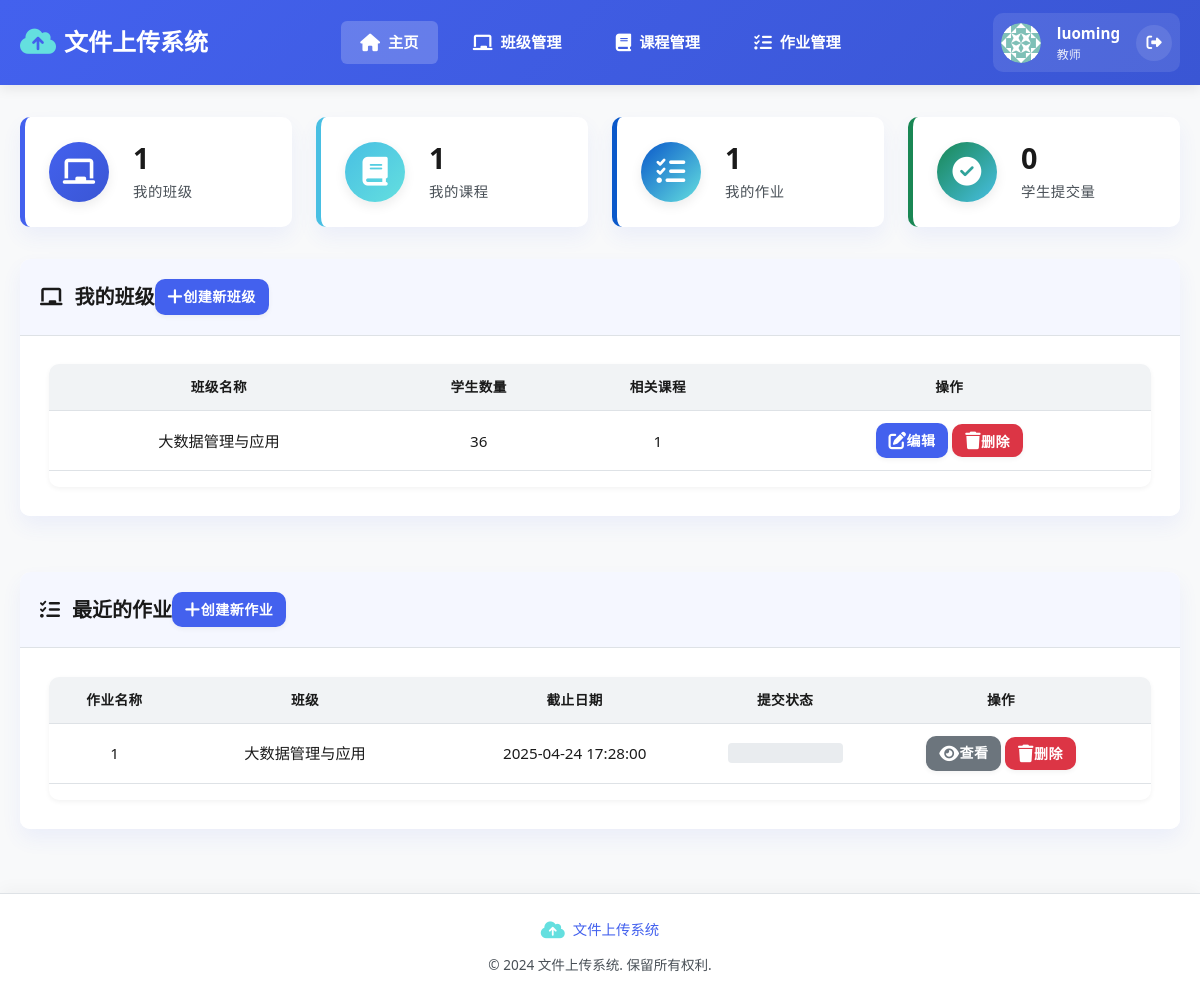
/dashboard (signed in), run on the app's committed database.
### app/models/models.py (models this page shows)
class User(Base):
    __tablename__ = "users"
    id = Column(Integer, primary_key=True, index=True)
    username = Column(String, unique=True, index=True)
    hashed_password = Column(String)
    role = Column(String)  # admin, teacher, student
    created_at = Column(DateTime, default=datetime.datetime.now)
    avatar = Column(String, nullable=True)  # 用户头像路径
    organization = Column(String, nullable=True)  # 工作/学习单位
    id_number = Column(String, nullable=True)  # 学号/工号
    phone = Column(String, nullable=True)  # 手机号
    email = Column(String, nullable=True)  # 邮箱
    classes = relationship("Class", secondary=class_student_association, back_populates="students")
    teacher_classes = relationship("Class", back_populates="teacher")
    assignments = relationship("Assignment", back_populates="teacher")
    submissions = relationship("Submission", back_populates="student")

class Class(Base):
    __tablename__ = "classes"
    id = Column(Integer, primary_key=True, index=True)
    name = Column(String, index=True)
    description = Column(String, nullable=True)
    teacher_id = Column(Integer, ForeignKey("users.id"))
    created_at = Column(DateTime, default=datetime.datetime.now)
    teacher = relationship("User", back_populates="teacher_classes", foreign_keys=[teacher_id])
    students = relationship("User", secondary=class_student_association, back_populates="classes")
    courses = relationship("Course", secondary=course_class_association, back_populates="classes")
    assignments = relationship("Assignment", back_populates="class_obj")

class Assignment(Base):
    __tablename__ = "assignments"
    id = Column(Integer, primary_key=True, index=True)
    title = Column(String, index=True)
    description = Column(String)
    class_id = Column(Integer, ForeignKey("classes.id"))
    course_id = Column(Integer, ForeignKey("courses.id"))
    teacher_id = Column(Integer, ForeignKey("users.id"))
    due_date = Column(DateTime)
    allowed_file_types = Column(String, default=".pdf,.docx")  # 默认允许pdf和docx格式
    max_file_size = Column(Integer, default=5)  # 文件大小限制，单位为MB，默认5MB
    created_at = Column(DateTime, default=datetime.datetime.now)
    class_obj = relationship("Class", back_populates="assignments")
    course = relationship("Course", back_populates="assignments")
    teacher = relationship("User", back_populates="assignments")
    submissions = relationship("Submission", back_populates="assignment")

### app/routers/dashboard.py (the view)
@router.get("/dashboard", response_class=HTMLResponse, name="dashboard")
async def dashboard(
    request: Request,
    current_user: User = Depends(get_current_user),
    db: Session = Depends(get_db)
):
    if current_user.role == "admin":
        users_count = db.query(User).count()
        classes_count = db.query(Class).count()
        courses_count = db.query(Course).count()
        uploads_count = db.query(File).count()
        stats = AdminStats(
            users_count=users_count,
            classes_count=classes_count,
            courses_count=courses_count,
            uploads_count=uploads_count
        )
        recent_users = db.query(User).order_by(User.created_at.desc()).limit(5).all()
        return templates.TemplateResponse(
            "dashboard.html",
            {
                "request": request,
                "user": current_user,
                "stats": stats,
                "recent_users": recent_users
            }
        )
    elif current_user.role == "teacher":
        teacher_classes = db.query(Class).filter(Class.teacher_id == current_user.id).all()
        teacher_courses = db.query(Course).filter(Course.teacher_id == current_user.id).all()
        teacher_assignments = db.query(Assignment).filter(Assignment.teacher_id == current_user.id).all()
        class_ids = [class_obj.id for class_obj in teacher_classes]
        assignment_ids = [assignment.id for assignment in teacher_assignments]
        submissions_count = db.query(Submission).filter(Submission.assignment_id.in_(assignment_ids)).count()
        stats = TeacherStats(
            my_classes_count=len(teacher_classes),
            my_courses_count=len(teacher_courses),
            my_assignments_count=len(teacher_assignments),
            student_submissions_count=submissions_count
        )
        recent_assignments = db.query(Assignment).filter(
            Assignment.teacher_id == current_user.id
        ).order_by(Assignment.created_at.desc()).limit(5).all()
        for assignment in recent_assignments:
            assignment.submissions_count = db.query(Submission).filter(Submission.assignment_id == assignment.id).count()
            assignment.total_students = len(assignment.class_obj.students) if assignment.class_obj else 0
        return templates.TemplateResponse(
            "dashboard.html",
            {
                "request": request,
                "user": current_user,
                "stats": stats,
                "teacher_classes": teacher_classes,
                "recent_assignments": recent_assignments
            }
        )
    elif current_user.role == "student":
        student_classes = current_user.classes
        class_ids = [class_obj.id for class_obj in student_classes]
        if class_ids:
            assignments = db.query(Assignment).filter(Assignment.class_id.in_(class_ids)).all()
        else:
            assignments = []
        student_submissions = db.query(Submission).filter(Submission.student_id == current_user.id).all()
        completed_assignment_ids = [submission.assignment_id for submission in student_submissions]
        for assignment in assignments:
            if assignment.id in completed_assignment_ids:
                assignment.status = "submitted"
            else:
                assignment.status = "pending"
        pending_assignments = [a for a in assignments if a.status == "pending"]
        completed_assignments = [a for a in assignments if a.status == "submitted"]
        uploads_count = db.query(File).join(Submission).filter(Submission.student_id == current_user.id).count()
        stats = StudentStats(
            my_classes_count=len(student_classes),
            assignments_count=len(pending_assignments),
            completed_assignments=len(completed_assignments),
            uploads_count=uploads_count
        )
        return templates.TemplateResponse(
            "dashboard.html",
            {
                "request": request,
                "user": current_user,
                "stats": stats,
                "pending_assignments": pending_assignments
            }
        )
    else:
        raise HTTPException(status_code=403, detail="未知用户角色")

### templates/dashboard.html (shortened to what this page needs)
{% extends "layout.html" %}
{% block content %}
{% if user.role == 'teacher' %}
<div class="dashboard-stats">
    <div class="stat-card">
        <div class="stat-card-icon">
            <i class="fas fa-chalkboard"></i>
        </div>
        <div class="stat-card-content">
            <div class="stat-value">{{ stats.my_classes_count }}</div>
            <div class="stat-label">我的班级</div>
        </div>
    </div>
    <div class="stat-card">
        <div class="stat-card-icon">
            <i class="fas fa-book"></i>
        </div>
        <div class="stat-card-content">
            <div class="stat-value">{{ stats.my_courses_count }}</div>
            <div class="stat-label">我的课程</div>
        </div>
    </div>
    <div class="stat-card">
        <div class="stat-card-icon">
            <i class="fas fa-tasks"></i>
        </div>
        <div class="stat-card-content">
            <div class="stat-value">{{ stats.my_assignments_count }}</div>
            <div class="stat-label">我的作业</div>
        </div>
    </div>
    <div class="stat-card">
        <div class="stat-card-icon">
            <i class="fas fa-check-circle"></i>
        </div>
        <div class="stat-card-content">
            <div class="stat-value">{{ stats.student_submissions_count }}</div>
            <div class="stat-label">学生提交量</div>
        </div>
    </div>
</div>
<div class="row">
    <div class="col-md-12">
        <div class="card">
            <div class="card-header">
                <div class="d-flex justify-content-between align-items-center">
                    <h2 class="card-title"><i class="fas fa-chalkboard"></i> 我的班级</h2>
                    <a href="{{ url_for('create_class') }}" class="btn btn-sm btn-primary">
                        <i class="fas fa-plus"></i> 创建新班级
                    </a>
                </div>
            </div>
            <div class="card-body">
                {% if teacher_classes %}
                <div class="table-responsive">
                    <table class="table table-hover">
                        <thead>
                            <tr>
                                <th>班级名称</th>
                                <th>学生数量</th>
                                <th>相关课程</th>
                                <th>操作</th>
                            </tr>
                        </thead>
                        <tbody>
                            {% for class in teacher_classes %}
                            <tr>
                                <td>{{ class.name }}</td>
                                <td>{{ class.students|length }}</td>
                                <td>{{ class.courses|length }}</td>
                                <td>
                                    <div class="btn-group">
                                        <a href="{{ url_for('view_class', class_id=class.id) }}" class="btn btn-sm btn-primary">
                                            <i class="fas fa-edit"></i> 编辑
                                        </a>
                                        <button type="button" onclick="confirmDelete('class', '{{ class.id }}', '{{ class.name }}')" class="btn btn-sm btn-danger">
                                            <i class="fas fa-trash"></i> 删除
                                        </button>
                                    </div>
                                </td>
                            </tr>
                            {% endfor %}
                        </tbody>
                    </table>
                </div>
                {% else %}
                <div class="alert alert-info">
                    <i class="fas fa-info-circle"></i> 您还没有创建班级，点击上方按钮创建您的第一个班级
                </div>
                {% endif %}
            </div>
        </div>
    </div>
</div>
<div class="row mt-4">
    <div class="col-md-12">
        <div class="card">
            <div class="card-header">
                <div class="d-flex justify-content-between align-items-center">
                    <h2 class="card-title"><i class="fas fa-tasks"></i> 最近的作业</h2>
                    <a href="{{ url_for('create_assignment') }}" class="btn btn-sm btn-primary">
                        <i class="fas fa-plus"></i> 创建新作业
                    </a>
                </div>
            </div>
            <div class="card-body">
                {% if recent_assignments %}
                <div class="table-responsive">
                    <table class="table table-hover">
                        <thead>
                            <tr>
                                <th>作业名称</th>
                                <th>班级</th>
                                <th>截止日期</th>
                                <th>提交状态</th>
                                <th>操作</th>
                            </tr>
                        </thead>
                        <tbody>
                            {% for assignment in recent_assignments %}
                            <tr>
                                <td>{{ assignment.title }}</td>
                                <td>{{ assignment.class_obj.name }}</td>
                                <td>{{ assignment.due_date }}</td>
                                <td>
                                    <div class="progress" style="height: 20px;">
                                        {% set percentage = (assignment.submissions_count / assignment.total_students * 100) if assignment.total_students > 0 else 0 %}
                                    </div>
                                </td>
                                <td>
                                    <div class="btn-group">
                                        <a href="{{ url_for('view_assignment', assignment_id=assignment.id) }}" class="btn btn-sm btn-secondary">
                                            <i class="fas fa-eye"></i> 查看
                                        </a>
                                        <button type="button" onclick="confirmDelete('assignment', '{{ assignment.id }}', '{{ assignment.title }}')" class="btn btn-sm btn-danger">
                                            <i class="fas fa-trash"></i> 删除
                                        </button>
                                    </div>
                                </td>
                            </tr>
                            {% endfor %}
                        </tbody>
                    </table>
                </div>
                {% else %}
                <div class="alert alert-info">
                    <i class="fas fa-info-circle"></i> 您还没有创建作业，点击上方按钮创建您的第一个作业
                </div>
                {% endif %}
            </div>
        </div>
    </div>
</div>
{% endif %}
{% endblock %}

### templates/layout.html (shortened to what this page needs)
<!DOCTYPE html>
<html lang="zh-CN">
<head>
    <link rel="stylesheet" href="https://cdnjs.cloudflare.com/ajax/libs/font-awesome/6.4.0/css/all.min.css">
    <link rel="stylesheet" href="{{ url_for('static', path='/css/style.css') }}">
</head>
<body>
    <header>
        <div class="container">
            <div class="navbar">
                <a href="/dashboard" class="logo">
                    <i class="fas fa-cloud-upload-alt"></i>
                    <span>文件上传系统</span>
                </a>
                <nav class="nav-links-container">
                    <ul class="nav-links">
                        <li><a href="{{ url_for('dashboard') }}" class="{{ 'active' if request.url.path == '/dashboard' }}"><i class="fas fa-home"></i> 主页</a></li>
                        {% if user.role == 'teacher' or user.role == 'admin' %}
                        <li><a href="{{ url_for('classes') }}" class="{{ 'active' if request.url.path == '/classes' }}"><i class="fas fa-chalkboard"></i> 班级管理</a></li>
                        <li><a href="{{ url_for('courses') }}" class="{{ 'active' if request.url.path == '/courses' }}"><i class="fas fa-book"></i> 课程管理</a></li>
                        <li><a href="{{ url_for('assignments') }}" class="{{ 'active' if request.url.path == '/assignments' }}"><i class="fas fa-tasks"></i> 作业管理</a></li>
                        {% endif %}
                    </ul>
                </nav>
                <div class="user-info">
                    <div class="user-avatar dropdown" id="userAvatarDropdown">
                        <img src="{{ url_for('static', path=user.avatar if user.avatar else '/images/avatar.png') }}" alt="用户头像" class="avatar-toggle" id="avatarToggle">
                    </div>
                    <div class="user-details">
                        <span class="user-name">{{ user.username }}</span>
                        <span class="user-role">{{ user.role|replace('admin', '管理员')|replace('teacher', '教师')|replace('student', '学生') }}</span>
                    </div>
                    <a href="{{ url_for('logout') }}" class="logout-btn"><i class="fas fa-sign-out-alt"></i></a>
                </div>
            </div>
        </div>
    </header>
    <div class="main-content">
        <div class="container">
            <div class="content-wrapper">
                {% block content %}{% endblock %}
            </div>
        </div>
    </div>
    <footer>
        <div class="container">
            <div class="footer-content">
                <div class="footer-logo">
                    <i class="fas fa-cloud-upload-alt"></i>
                    <span>文件上传系统</span>
                </div>
                <p class="copyright">&copy; 2024 文件上传系统. 保留所有权利.</p>
            </div>
        </div>
    </footer>
</body>
</html>

### templates/dashboard.html (style rules this page uses)
.card { margin-top: 0; }
.card .card-header { background-color: rgba(67, 97, 238, 0.05); }
.card-title { display: flex; align-items: center; }
.card-title i { margin-right: 0.75rem; }
.mt-4 { margin-top: 1.5rem; }
.progress { display: flex; height: 1rem; overflow: hidden; font-size: 0.75rem; background-color: #e9ecef; border-radius: 0.25rem; }

### data on the page
User: username "luoming", role "教师"
Class: name "大数据管理与应用", students|length "36", courses|length "1"
Assignment: title "1", class_obj.name "大数据管理与应用", due_date "2025-04-24 17:28:00"

### other printed values
{{ stats.my_classes_count }} "1"
{{ stats.my_courses_count }} "1"
{{ stats.my_assignments_count }} "1"
{{ stats.student_submissions_count }} "0"
